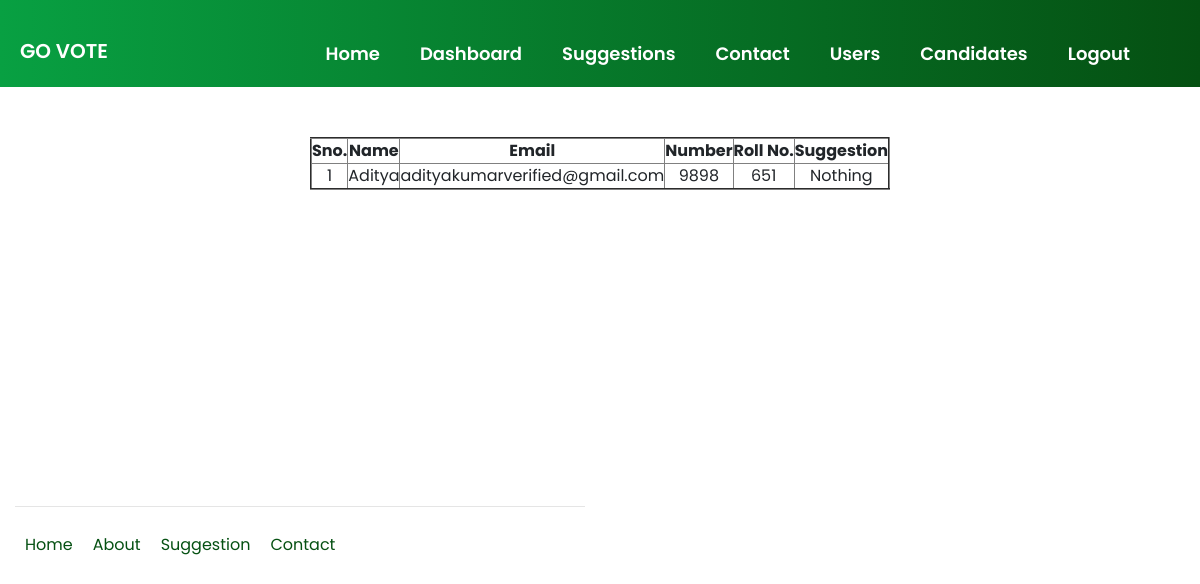
Page /user_suggestion.php on the committed database.
### tables this page shows
CREATE TABLE IF NOT EXISTS `suggestion` (
  `id` int(11) NOT NULL AUTO_INCREMENT,
  `name` varchar(50) DEFAULT NULL,
  `email` varchar(50) DEFAULT NULL,
  `number` bigint(20) DEFAULT NULL,
  `rollno` bigint(20) DEFAULT NULL,
  `suggestion` varchar(250) DEFAULT NULL,
  PRIMARY KEY (`id`)
);

### user_suggestion.php (the view, shortened to what this page needs)
<!DOCTYPE html>
<html lang="en">
<head>
</head>
<body>
<div class="container-fluid" id="cont-3">
        <header id="nav-bar">
          <nav class="navbar navbar-expand-lg navbar-light bg-dark">
            <a class="navbar-brand" href=index.html  style="color: white; font-weight: 600; margin-top: 15px;">GO VOTE</a>
            <div class="collapse navbar-collapse" id="navbarNav">
              <ul class="navbar-nav ml-auto animate__animated animate__bounceInDown" style="padding-right: 50px;">
                <li class="nav-item" >
                  <a class="nav-link" href="index.html" style="color:white; font-weight: 600; text-align: center; font-size: 18px; margin-top: 20px;  text-transform: capitalize; padding: 20px;">Home</a>
                </li>
                <li class="nav-item" >
                  <a class="nav-link" href="admin_dashboard.php" style="color:white; font-weight: 600; text-align: center; font-size: 18px; margin-top: 20px;  text-transform: capitalize; padding: 20px;">Dashboard</a>
                </li>
                <li class="nav-item" >
                  <a class="nav-link" href="user_suggestion.php"  style="color: white; font-weight: 600; text-align: center; font-size: 18px; margin-top: 20px;  text-transform: capitalize; padding: 20px;">Suggestions</a>
                </li>
                <li class="nav-item" >
                  <a class="nav-link" href="show_contact.php"  style="color: white; font-weight: 600; text-align: center; font-size: 18px; margin-top: 20px;  text-transform: capitalize; padding: 20px;">Contact</a>
                </li>
                <li class="nav-item">
                  <a class="nav-link" href="user_details_year.php" style="color: white; font-weight: 600; text-align: center; font-size: 18px; margin-top: 20px;  text-transform: capitalize; padding: 20px;">Users</a>
                </li>
                <li class="nav-item">
                  <a class="nav-link" href="user_cand_year.php" style="color: white; font-weight: 600; text-align: center; font-size: 18px; margin-top: 20px;  text-transform: capitalize; padding: 20px;">Candidates</a>
                </li>
                <li class="nav-item" >
                  <a class="nav-link" href="logout.php"  style="color: white; font-weight: 600; text-align: center; font-size: 18px; margin-top: 20px;  text-transform: capitalize; padding: 20px;">Logout</a>
                </li>
              </ul>
            </div>
          </nav>
        </header>
<section style="padding-top:50px; padding-botton:50px">
        <div class="container">
            <div class="row">
                <div class="col-md-12" >
<?php session_start();
include('dbConnect.php');
$sql = "select * from suggestion order by id desc";
$stmt = $pdo->prepare($sql);
$stmt->execute();
$rs =  $stmt->fetchAll();
echo "
    <table border='2'>
        <tr>
            <th>Sno.</th>
            <th>Name</th>
            <th>Email</th>
            <th>Number</th>
            <th>Roll No.</th>
            <th>Suggestion</th>
        </tr>
";
$i = 1;
foreach($rs as $row){
    echo "
    <tr>
        <td>".$i."</td>
        <td>".$row['name']."</td>
        <td>".$row['email']."</td>
        <td>".$row['number']."</td>
        <td>".$row['rollno']."</td>
        <td>".$row['suggestion']."</td>
    </tr>
    ";
    $i++;
}
echo "</table>";
?>
</div>
</div>
</div>
</section>
</body>
</html>

### css/style.css (style rules this page uses)
* { margin: 0; padding: 0; box-sizing: border-box; font-family: 'Poppins', sans-serif; scroll-behavior: smooth; text-align: center; }
#nav-bar { position: sticky; }
.navbar { background-image: linear-gradient(to right, #08a042,#055012 ); padding: 0; }
.navbar-brand { height: 40px; padding-left: 20px; }
#cont-3 { margin-left: 0; margin-right: 0; padding-left: 0; padding-right: 0; max-width: 100%; }
table { margin-left: auto; margin-right: auto; }

### user_suggestion.php (style rules this page uses)
#footersection { margin-top:25%; }

### rows in the picture
suggestion: name "Aditya", email "adityakumarverified@gmail.com", number "9898", rollno "651", suggestion "Nothing"
